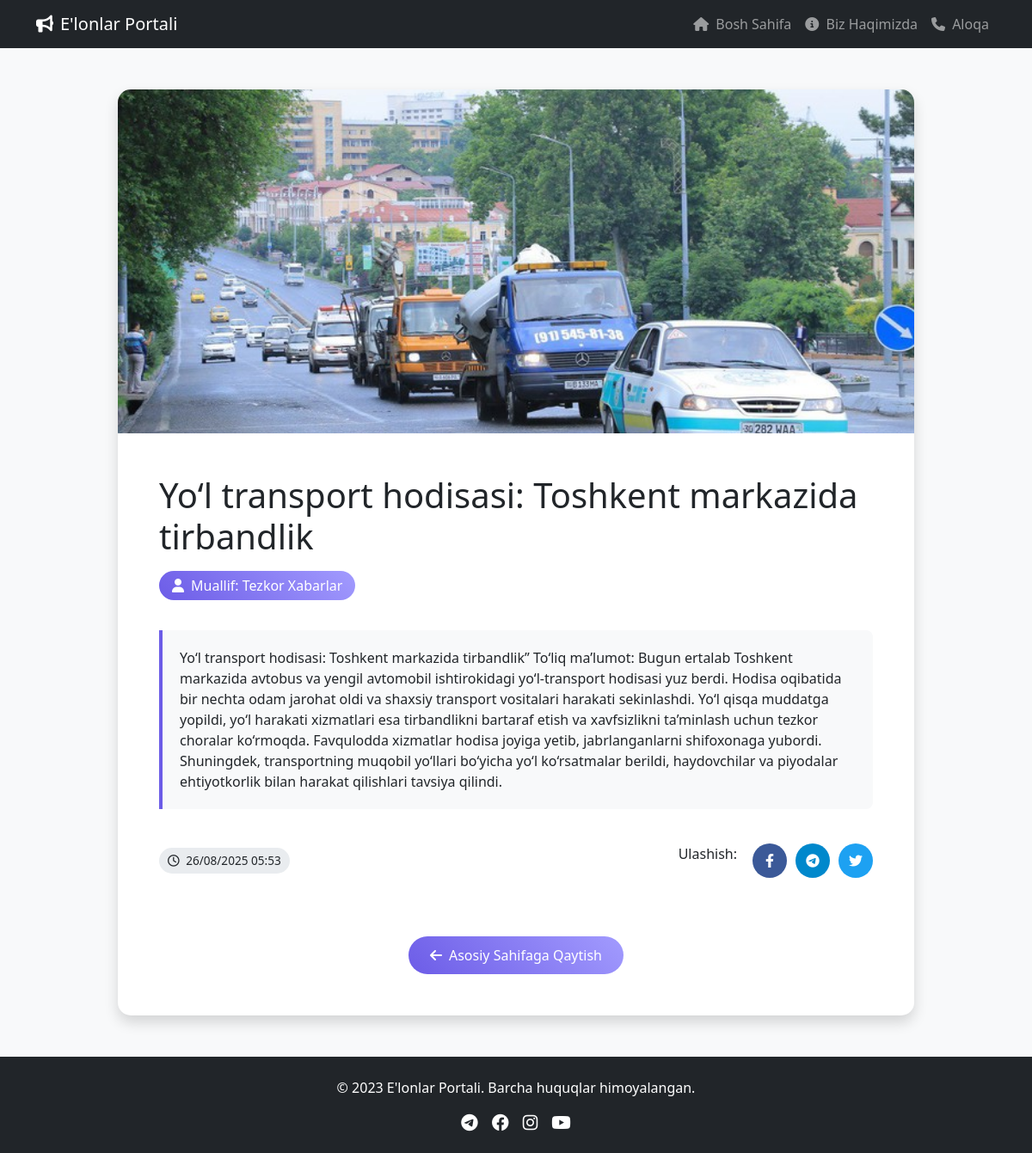
Screenshot of /announcement/4/ with the database file from the repository.
### app/models.py (models this page shows, shortened)
class Announcement(models.Model):
    name = models.CharField(max_length=250, verbose_name="Malumot Nomi")
    description = models.TextField(verbose_name="Malumot qo‘shing")
    views = models.IntegerField(default=0, null=True, blank=True, verbose_name="Ko‘rishlar soni")
    image = models.ImageField(upload_to="image/", null=True, blank=True, verbose_name="Surat kiriting")
    video = models.FileField(upload_to="video/", null=True, blank=True, verbose_name="Video kiriting")
    create_at = models.DateTimeField(auto_now_add=True, verbose_name="Qo‘yilgan vaqti")
    update_at = models.DateTimeField(auto_now=True, verbose_name="O‘zgartirilgan vaqti")
    published = models.BooleanField(default=True, verbose_name="Saytga chiqarilsinmi?")
    author = models.ForeignKey(Advertisement, on_delete=models.CASCADE, verbose_name="Bo‘limlar")
    class Meta:
        verbose_name = 'Elon'
        verbose_name_plural = 'Elonlar'
        ordering = ['-create_at']

class Advertisement(models.Model):
    title = models.CharField(max_length=250)
    class Meta:
        verbose_name = 'Reklama'
        verbose_name_plural = 'Reklamalar'
        ordering = ['title']

### app/views.py (the view)
# urls.py: path('announcement/<int:pk>/', announcement_detail, name='announcement_detail'),
def announcement_detail(request, pk):
    announcement = get_object_or_404(Announcement, pk=pk)
    context = {
        'announcement': announcement
    }
    return render(request, 'app/announcement_detail.html', context)

### app/templates/app/announcement_detail.html (shortened to what this page needs)
<!DOCTYPE html>
<html lang="uz">
<head>
    <link href="https://cdn.jsdelivr.net/npm/bootstrap@5.3.0/dist/css/bootstrap.min.css" rel="stylesheet">
    <link rel="stylesheet" href="https://cdnjs.cloudflare.com/ajax/libs/font-awesome/6.4.0/css/all.min.css">
</head>
<body>
    <nav class="navbar navbar-expand-lg navbar-dark bg-dark sticky-top">
        <div class="container">
            <a class="navbar-brand" href="#">
                <i class="fas fa-bullhorn me-2"></i>E'lonlar Portali
            </a>
            <div class="collapse navbar-collapse" id="navbarNav">
                <ul class="navbar-nav ms-auto">
                    <li class="nav-item">
                        <a class="nav-link" href="{% url 'index' %}"><i class="fas fa-home me-1"></i> Bosh Sahifa</a>
                    </li>
                    <li class="nav-item">
                        <a class="nav-link" href="#"><i class="fas fa-info-circle me-1"></i> Biz Haqimizda</a>
                    </li>
                    <li class="nav-item">
                        <a class="nav-link" href="#"><i class="fas fa-phone me-1"></i> Aloqa</a>
                    </li>
                </ul>
            </div>
        </div>
    </nav>
    <div class="container my-5">
        <div class="row justify-content-center">
            <div class="col-lg-10">
                <div class="announcement-card bg-white">
                    {% if announcement.image %}
                    <img src="{{ announcement.image.url }}" alt="{{ announcement.name }}" class="announcement-image">
                    {% endif %}
                    <div class="p-4 p-md-5">
                        <h1 class="mb-3">{{ announcement.name }}</h1>
                        <div class="author-badge">
                            <i class="fas fa-user me-2"></i>Muallif: {{ announcement.author.title }}
                        </div>
                        <div class="description-box">
                            <p class="mb-0">{{ announcement.description }}</p>
                        </div>
                        <div class="d-flex justify-content-between align-items-center flex-wrap">
                            <div class="time-badge">
                                <i class="far fa-clock me-1"></i> {{ announcement.create_at|date:"d/m/Y H:i" }}
                            </div>
                            <div class="social-share">
                                <span class="me-2">Ulashish:</span>
                                <a href="#" class="social-icon facebook"><i class="fab fa-facebook-f"></i></a>
                                <a href="#" class="social-icon telegram"><i class="fab fa-telegram-plane"></i></a>
                                <a href="#" class="social-icon twitter"><i class="fab fa-twitter"></i></a>
                            </div>
                        </div>
                        <div class="mt-5 text-center">
                            <a href="{% url 'index' %}" class="btn back-button text-white">
                                <i class="fas fa-arrow-left me-2"></i>Asosiy Sahifaga Qaytish
                            </a>
                        </div>
                    </div>
                </div>
            </div>
        </div>
    </div>
    <footer class="bg-dark text-white text-center py-4 mt-5">
        <div class="container">
            <p>&copy; 2023 E'lonlar Portali. Barcha huquqlar himoyalangan.</p>
            <div class="d-flex justify-content-center gap-3">
                <a href="#" class="text-white"><i class="fab fa-telegram fa-lg"></i></a>
                <a href="#" class="text-white"><i class="fab fa-facebook fa-lg"></i></a>
                <a href="#" class="text-white"><i class="fab fa-instagram fa-lg"></i></a>
                <a href="#" class="text-white"><i class="fab fa-youtube fa-lg"></i></a>
            </div>
        </div>
    </footer>
</body>
</html>

### app/templates/app/announcement_detail.html (style rules this page uses)
body { background-color: #f8f9fa; font-family: 'Segoe UI', Tahoma, Geneva, Verdana, sans-serif; }
.announcement-card { border-radius: 15px; box-shadow: 0 0.5rem 1rem rgba(0, 0, 0, 0.15); overflow: hidden; transition: transform 0.3s ease; }
.announcement-image { height: 400px; object-fit: cover; width: 100%; }
.author-badge { background: linear-gradient(45deg, #6c5ce7, #a29bfe); color: white; padding: 5px 15px; border-radius: 20px; display: inline-block; margin-bottom: 15px; }
.description-box { background-color: #f8f9fa; border-left: 4px solid #6c5ce7; padding: 20px; border-radius: 0 8px 8px 0; margin: 20px 0; }
.back-button { background: linear-gradient(45deg, #6c5ce7, #a29bfe); border: none; border-radius: 30px; padding: 10px 25px; transition: all 0.3s ease; }
.time-badge { background-color: #e9ecef; padding: 5px 10px; border-radius: 15px; font-size: 0.85rem; }
.social-share { display: flex; gap: 10px; margin: 20px 0; }
.social-icon { width: 40px; height: 40px; border-radius: 50%; display: flex; align-items: center; justify-content: center; color: white; text-decoration: none; transition: all 0.3s ease; }
.facebook { background-color: #3b5998; }
.telegram { background-color: #0088cc; }
.twitter { background-color: #1da1f2; }

### rows the page displays
Announcement: image (picture), name "Yo‘l transport hodisasi: Toshkent markazida tirbandlik", author "Tezkor Xabarlar", description "Yo‘l transport hodisasi: Toshkent markazida tirbandlik” To‘liq ma’lumot: Bugun ertalab Toshkent markazida avtobus va yengil avtomobil ishtirokidagi yo‘l-transport hodisasi yuz berdi. Hodisa oqibatida bir nechta odam jarohat oldi va shaxsiy transport vositalari harakati sekinlashdi. Yo‘l qisqa muddatga yopildi, yo‘l harakati xizmatlari esa tirbandlikni bartaraf etish va xavfsizlikni ta’minlash uchun tezkor choralar ko‘rmoqda. Favqulodda xizmatlar hodisa joyiga yetib, jabrlanganlarni shifoxonaga yubordi. Shuningdek, transportning muqobil yo‘llari bo‘yicha yo‘l ko‘rsatmalar berildi, haydovchilar va piyodalar ehtiyotkorlik bilan harakat qilishlari tavsiya qilindi.", create_at "26/08/2025 05:53"
